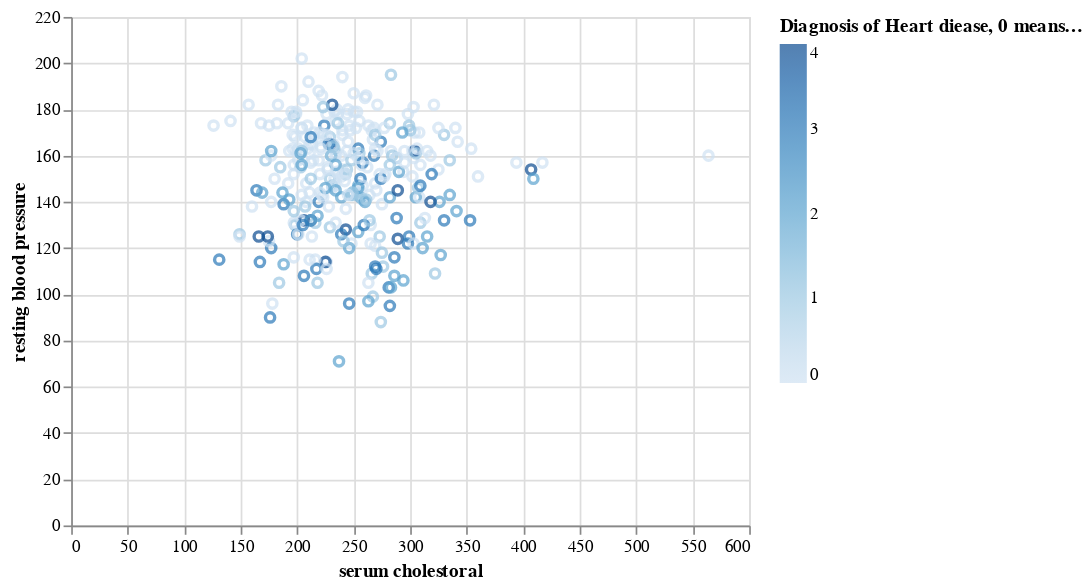

The cell this chart's notebook holds for it:
### Code cell
chol_thalach_plot = alt.Chart(cleveland).mark_point().encode(
    x = alt.X("chol", title = "serum cholestoral"),
    y = alt.Y('thalach', title = "resting blood pressure"),
    color = alt.Color("num", title = "Diagnosis of Heart diease, 0 means None")
)
chol_thalach_plot

### Figure 1 — Vega-Lite specification as saved in the notebook (floating-point values rounded to 4 significant figures; data arrays with more than 128 entries replaced by an {"elided": "..."} marker saying what was removed)
{"config": {"view": {"continuousWidth": 400, "continuousHeight": 300}}, "data": {"name": "data-9e6ddf12bc48ba267478d547b68f0b96"}, "mark": "point", "encoding": {"color": {"field": "num", "title": "Diagnosis of Heart diease, 0 means None", "type": "quantitative"}, "x": {"field": "chol", "title": "serum cholestoral", "type": "quantitative"}, "y": {"field": "thalach", "title": "resting blood pressure", "type": "quantitative"}}, "$schema": "https://vega.github.io/schema/vega-lite/v4.17.0.json", "datasets": {"data-9e6ddf12bc48ba267478d547b68f0b96": {"elided": "303 records"}}}
